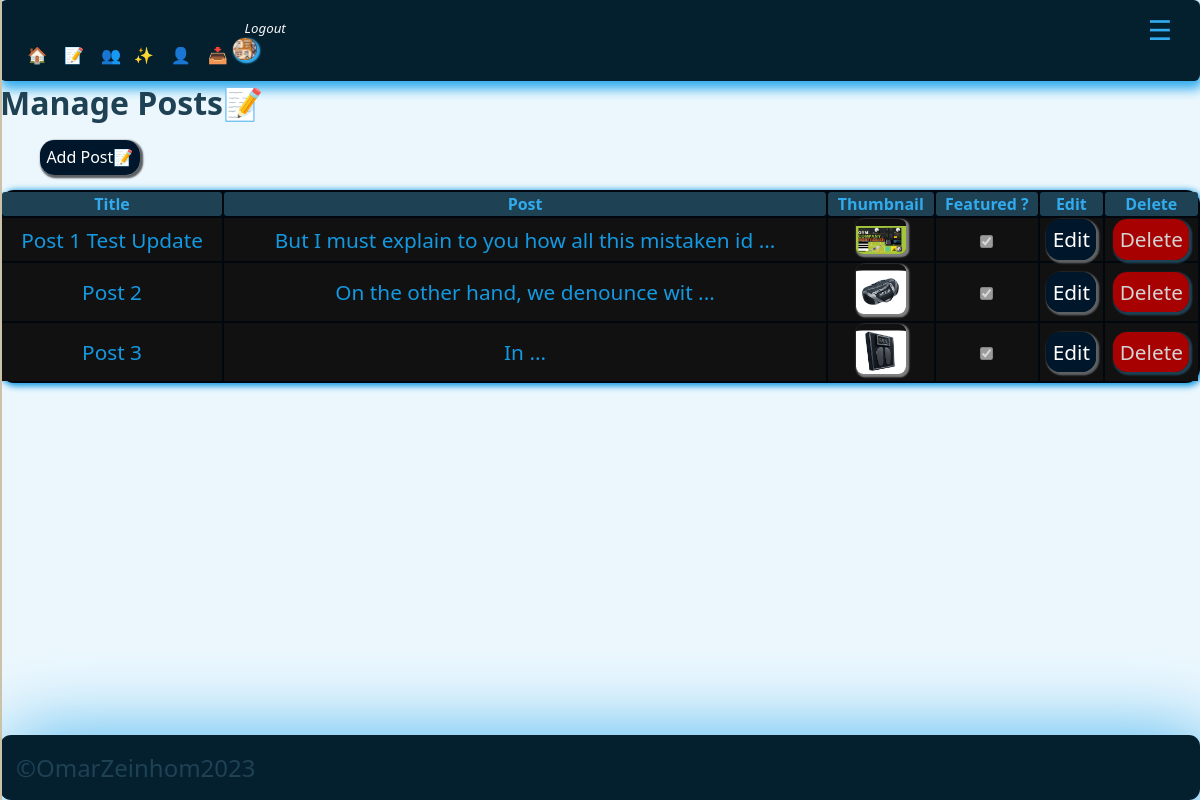
The page /adminpanel/manage_posts.php (signed in) on the database as committed earlier.
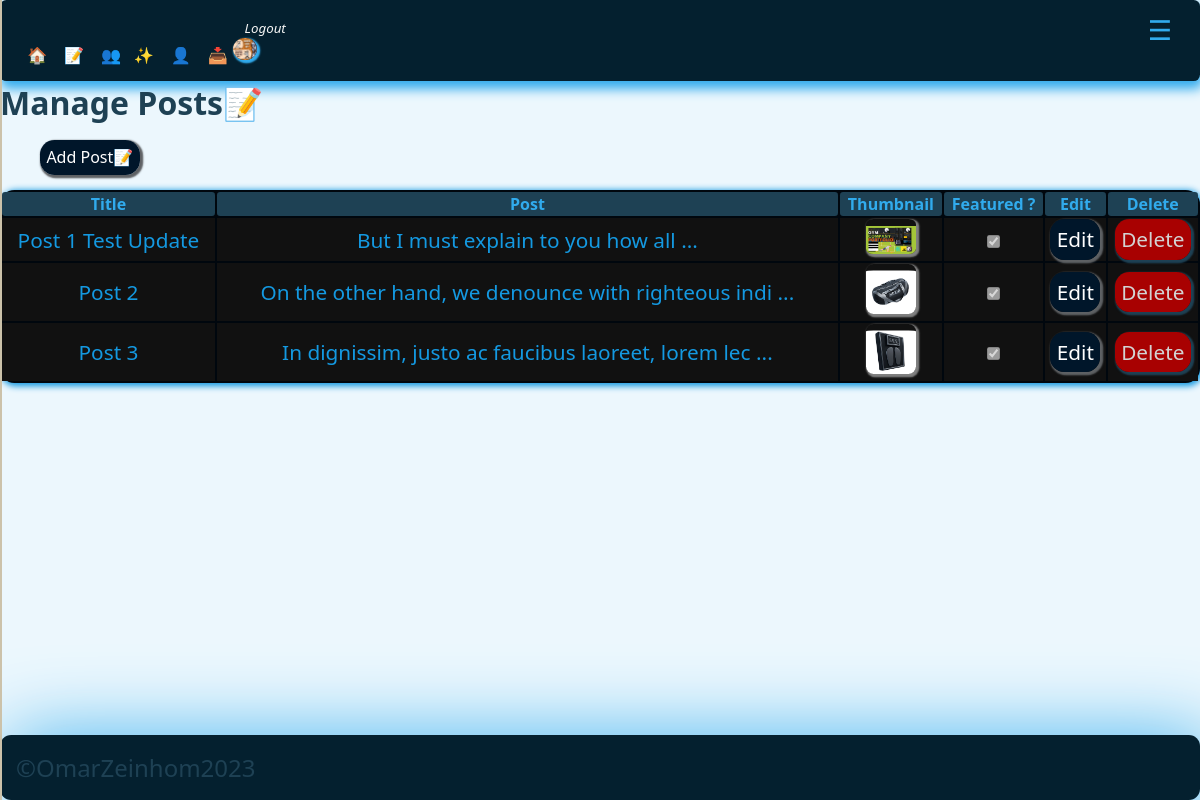
The same page on the database as committed later.
### tables this page shows
CREATE TABLE `posts` (
  `id` int(11) UNSIGNED NOT NULL,
  `title` varchar(255) NOT NULL,
  `body` text NOT NULL,
  `thumbnail` varchar(255) NOT NULL,
  `date_time` timestamp NOT NULL DEFAULT current_timestamp(),
  `category_id` int(11) UNSIGNED DEFAULT NULL,
  `author_id` int(11) UNSIGNED NOT NULL,
  `is_featured` tinyint(1) NOT NULL
);

### adminpanel/manage_posts.php (the view, shortened to what this page needs)
<?php
$page__title = 'Manage Posts📝';
include('./partials/sidenav/sidenav.php');
$query = "SELECT * FROM posts";
$posts = mysqli_query($connect__db, $query);
?>
<h1><?php echo $page__title; ?></h1>
<br />
<ul class=''>
    <li class='app__sidenav-item'><a class="app__link-btn" href="<?= ADMIN_URL ?>add_post.php">Add
            Post📝</a></li>
</ul>
<br />
<table class="app__table" style="overflow: x-auto; margin: auto; max-width: 1700px; width:100%; height:100%;">
    <thead class="app__thead">
        <tr clas="app__tr">
            <th class="app_th">Title</th>
            <th class="app_th">Post</th>
            <th class="app_th">Thumbnail</th>
            <th class="app_th">Featured ?</th>
            <th class="app_th">Edit</th>
            <th class="app_th">Delete</th>
        </tr>
    </thead>
    <tbody class="app__tbody">
        <?php while ($single_post = mysqli_fetch_assoc($posts)) : ?>
        <tr clas="app__tr">
            <td class="app__td" id="postsTitle"><?= $single_post['title']; ?></td>
            <td class="app__td" id="postsBody"> <?= substr($single_post['body'], 0, 50)  . " ..."; ?></td>
            <td class="app__td" id="postsThumbnail"> <img src="<?= ROOT_URL . 'images/' . $single_post['thumbnail'] ?>"
                    style="padding-top: 0.4rem;border-radius: 15%; object-fit:cover; box-shadow: 0.1rem 0.1rem 0.1rem 0.1rem gray;"
                    class="app__thumbnail-avatar" width="50px" height="50px" alt="admin_post_thumbnail" /></td>
            <td class="app__td" id="postsFeatured"><input type="checkbox" value="" checked disabled /></td>
            <td class="app__td"><a href="<?= ADMIN_URL ?>edit_post.php?id=<?= $single_post['id'] ?? null; ?>"
                    class="app__link-btn">Edit</a></td>
            <td class="app__td"><a href="<?= ADMIN_URL ?>delete_post.php?id=<?= $single_post['id'] ?? null; ?>"
                    class="app__alert-btn-sm">Delete</a></td>
        </tr>
        <?php endwhile; ?>
    </tbody>
</table>
<?php
include('./partials/footer/footer.php');
?>

Rows that differ between the two databases and show on the page:
changed posts "Post 1 Test Update": body "But I must explain to you how all this mistaken id" → "But I must explain to you how all"
changed posts "Post 2": body "On the other hand, we denounce wit" → "On the other hand, we denounce with righteous indi"
changed posts "Post 3": body "In" → "In dignissim, justo ac faucibus laoreet, lorem lec"
